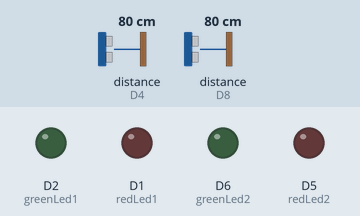
Recording of a sketch running on a simulated ESP8266 (NodeMCU). On the bench: output pins drawn as LEDs (lit = HIGH). The test bench sets the inputs (shaded band); at power-on: distance to the obstacle (sensors on D4, D8) 80 cm. The echo pulse lasts 58.3 µs per cm; WiFi joins after 1.5 s; servers stay silent unless stated; what the sketch prints to the serial monitor is not drawn.

Above: at 2.7 s.
2.8 s: distance to the obstacle (sensor on D4) set to 2 cm
At 4.2 s:
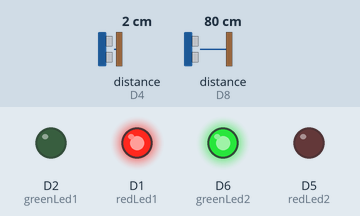
4.6 s: distance to the obstacle (sensor on D8) set to 198 cm
6.1 s: distance to the obstacle (sensor on D8) set to 206 cm
At 6.6 s:
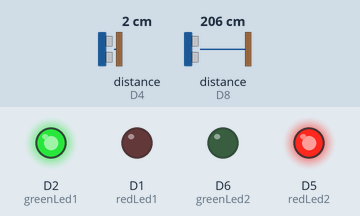
7.8 s: distance to the obstacle (sensor on D8) set to 2 cm
At 8.2 s:
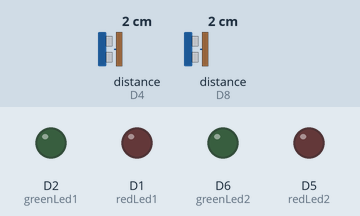
9.3 s: distance to the obstacle (sensor on D8) set to 4 cm
At 10.1 s:
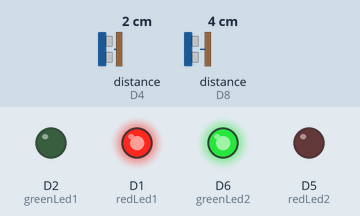
Timing chart, 0 to 12.1 s (numbered marks = the images above; inputs shaded):
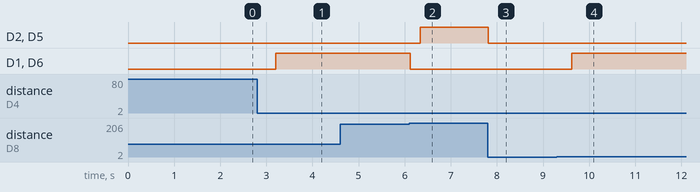

Measured:
- the behaviour switches between 200 and 201 cm on distance to the obstacle (sensor on D8) (found by bisection; images 1 and 2)
- after the input at 2.8 s, D1 (redLed1), D6 (greenLed2): LOW → HIGH after 0.40 s
- after the input at 4.6 s, every drawn part: stays the same
- after the input at 6.1 s, D2 (greenLed1), D5 (redLed2): LOW → HIGH after 0.23 s; D1 (redLed1), D6 (greenLed2): HIGH → LOW at once
- after the input at 7.8 s, D2 (greenLed1), D5 (redLed2): HIGH → LOW at once
- after the input at 9.3 s, D1 (redLed1), D6 (greenLed2): LOW → HIGH after 0.33 s

The sketch:

signal_esp.ino
```cpp
// Include necessary libraries
#include <ESP8266WiFi.h>
#include <NewPing.h>

// Define WiFi credentials
const char* ssid = "YOUR_SSID";
const char* password = "YOUR_PASSWORD";

// Define pin numbers for LEDs
const int redLed1 = D1; // GPIO5
const int greenLed1 = D2; // GPIO4
const int redLed2 = D5; // GPIO14
const int greenLed2 = D6; // GPIO12

// Define pin numbers for Ultrasonic sensors
const int pingSonar1 = D7; // GPIO13
const int echoSonar1 = D8; // GPIO15
const int pingSonar2 = D3; // GPIO0
const int echoSonar2 = D4; // GPIO2

// Create instances of NewPing for each sensor
NewPing sonar1(pingSonar1, echoSonar1, 200); // Max distance 200cm
NewPing sonar2(pingSonar2, echoSonar2, 200);

void setup() {
  // Initialize serial communication for debugging
  Serial.begin(115200);
  delay(10);

  // Connect to WiFi
  Serial.println();
  Serial.println("Connecting to WiFi");
  WiFi.begin(ssid, password);
  while (WiFi.status() != WL_CONNECTED) {
    delay(500);
    Serial.print(".");
  }
  Serial.println("");
  Serial.println("WiFi connected");
  Serial.println("IP address: ");
  Serial.println(WiFi.localIP());

  // Set pin modes for LEDs
  pinMode(redLed1, OUTPUT);
  pinMode(greenLed1, OUTPUT);
  pinMode(redLed2, OUTPUT);
  pinMode(greenLed2, OUTPUT);
}

void loop() {
  // Measure distances from both sensors
  int distance1 = sonar1.ping_cm();
  int distance2 = sonar2.ping_cm();

  // Control LEDs based on distance comparison
  if (distance1 >= distance2) {
    digitalWrite(redLed1, LOW);
    digitalWrite(greenLed2, LOW);
    digitalWrite(redLed2, LOW);
    digitalWrite(greenLed1, LOW);
    delay(200);
    while (distance1 > distance2) {
      distance1 = sonar1.ping_cm();
      distance2 = sonar2.ping_cm();
      digitalWrite(redLed1, HIGH);
      digitalWrite(greenLed2, HIGH);
      digitalWrite(redLed2, LOW);
      digitalWrite(greenLed1, LOW);
    }
  }

  if (distance2 > distance1) {
    digitalWrite(redLed1, LOW);
    digitalWrite(greenLed2, LOW);
    digitalWrite(redLed2, LOW);
    digitalWrite(greenLed1, LOW);
    delay(200);
    while (distance2 > distance1) {
      distance1 = sonar1.ping_cm();
      distance2 = sonar2.ping_cm();
      digitalWrite(redLed1, LOW);
      digitalWrite(greenLed2, LOW);
      digitalWrite(redLed2, HIGH);
      digitalWrite(greenLed1, HIGH);
    }
  }
}
```
